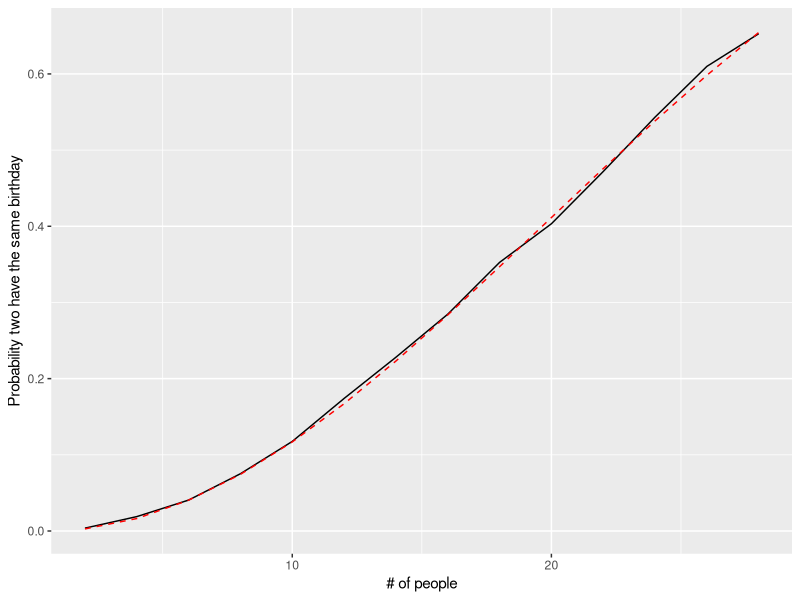

This chart was generated by the following R code:
library(tidyverse)
sample(365, 28, replace = TRUE)
# When the values 2 and 1 appear for the second time, they're TRUE
duplicated(c(1, 2, 3, 4, 2, 5, 1))
# This asks "are any values here duplicated?"
any(duplicated(c(1, 2, 3, 4, 2, 5, 1)))
any(duplicated(sample(365, 28, replace = TRUE)))
crossing(first = c("a", "b", "c"),
         second = c(1, 2, 3))
# Generate combinations of 10,000 replications and number of people (2-28)
crossed <- summarized <- crossing(trial = seq_len(10000),
                                  people = seq(2, 28, 2))

crossed
# Generate a list column of samples
sim <- crossed %>%
  mutate(birthday = map(people, ~ sample(365,., replace = TRUE)),
         multiple = map_lgl(birthday, ~ any(duplicated(.))))

sim
# Find the percentage of cases where multiple is TRUE
summarized <- sim %>%
  group_by(people) %>%
  summarize(chance = mean(multiple))

summarized
# pbirthday is not vectorized, so we have to use map_dbl
summarized %>%
  mutate(exact = map_dbl(people, pbirthday)) %>%
  ggplot(aes(people, chance)) +
  geom_line() +
  geom_line(aes(y = exact), lty = 2, color = "red") +
  labs(x = "# of people",
       y = "Probability two have the same birthday")
